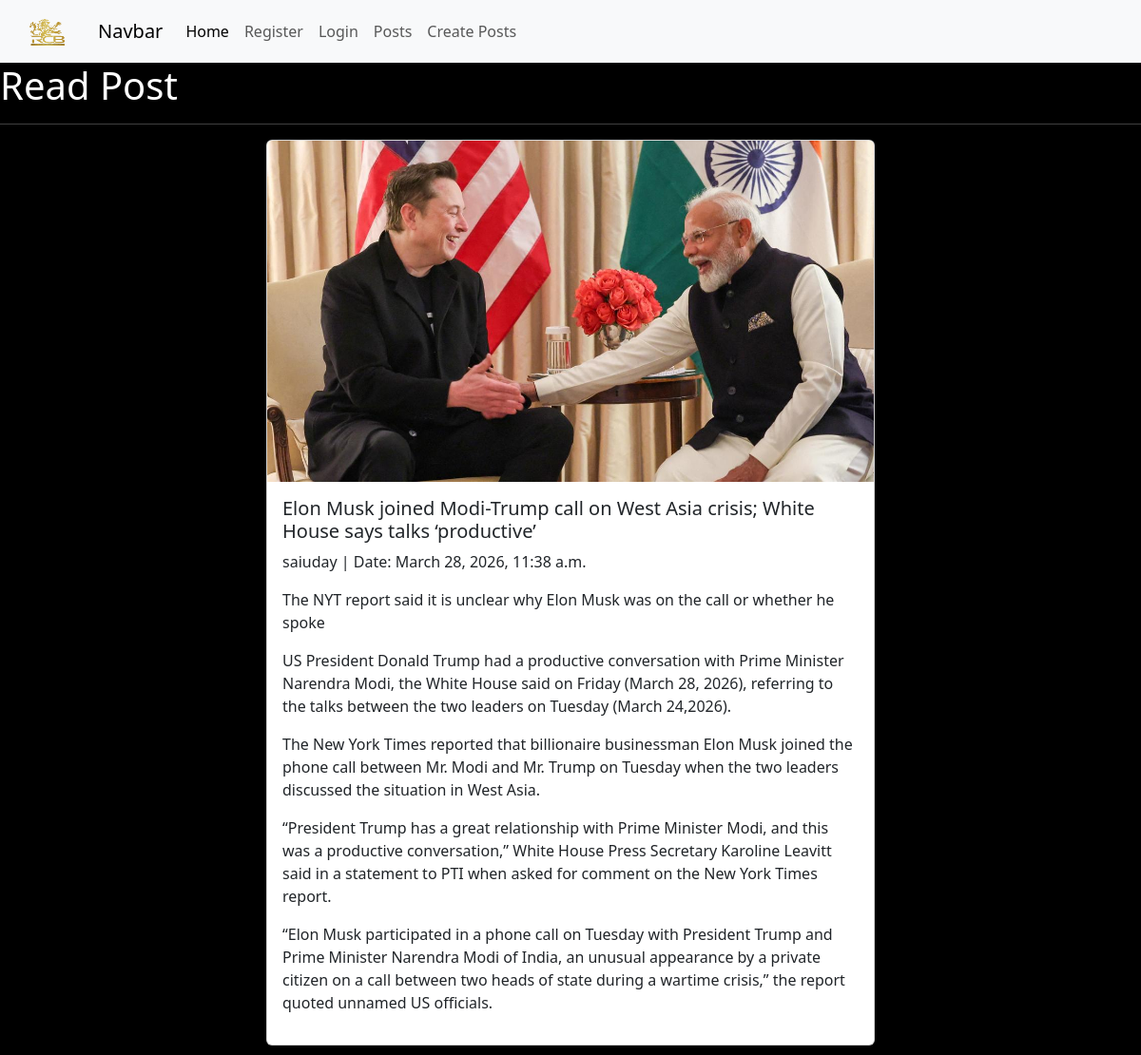
Screenshot of /read-post/7/ with the database file from the repository.
### my_app/models.py (models this page shows)
class post(models.Model):
    author=models.ForeignKey(User, on_delete=models.CASCADE)
    title=models.CharField(max_length=200)
    subtitle=models.CharField(max_length=400)
    content=models.TextField()
    created_at=models.DateTimeField(auto_now_add=True)
    updated_at=models.DateTimeField(auto_now_add=True)
    image=models.ImageField(upload_to='images/') #pip install pillow

### my_app/views.py (the view)
# urls.py: path('read-post/<int:id>/',views.read_post,name='read-post'),
def read_post(request,id):
    Post=post.objects.get(pk=id)                               #pk=primary key
    return render(request,'read-post.html',{'post':Post})

### my_app/templates/read-post.html (shortened to what this page needs)
{% extends 'base.html' %}
{% block content %}
<h1>Read Post</h1>
<hr>
<div class="card" style="width: 40rem; margin: 10px auto">
  <img src="{{ post.image.url }}" class="card-img-top" alt="image">
  <div class="card-body">
    <h5 class="card-title">{{ post.title }}</h5>
    <p class="card-text">{{  post.author }} | Date: {{ post.updated_at }}</p>
    <p class="card-text">{{  post.subtitle }}</p>
    <p class="card-text">{{ post.content | linebreaks }}</p>
  </div>
</div>
{% endblock content %}

### my_app/static/css/styles.css (style rules this page uses)
body { background-color: black; color: white; }

### rows the page displays
post: image (picture), title "Elon Musk joined Modi-Trump call on West Asia crisis; White House says talks ‘productive’", author "saiuday", updated_at "March 28, 2026, 11:38 a.m.", subtitle "The NYT report said it is unclear why Elon Musk was on the call or whether he spoke", content "US President Donald Trump had a productive conversation with Prime Minister Narendra Modi, the White House said on Friday (March 28, 2026), referring to the talks between the two leaders on Tuesday (March 24,2026). The New York Times reported that billionaire businessman Elon Musk joined the phone call between Mr. Modi and Mr. Trump on Tuesday when the two leaders discussed the situation in West Asia. “President Trump has a great relationship with Prime Minister Modi, and this was a productive conversation,” White House Press Secretary Karoline Leavitt said in a statement to PTI when asked for comment on the New York Times report. “Elon Musk participated in a phone call on Tuesday with…"
